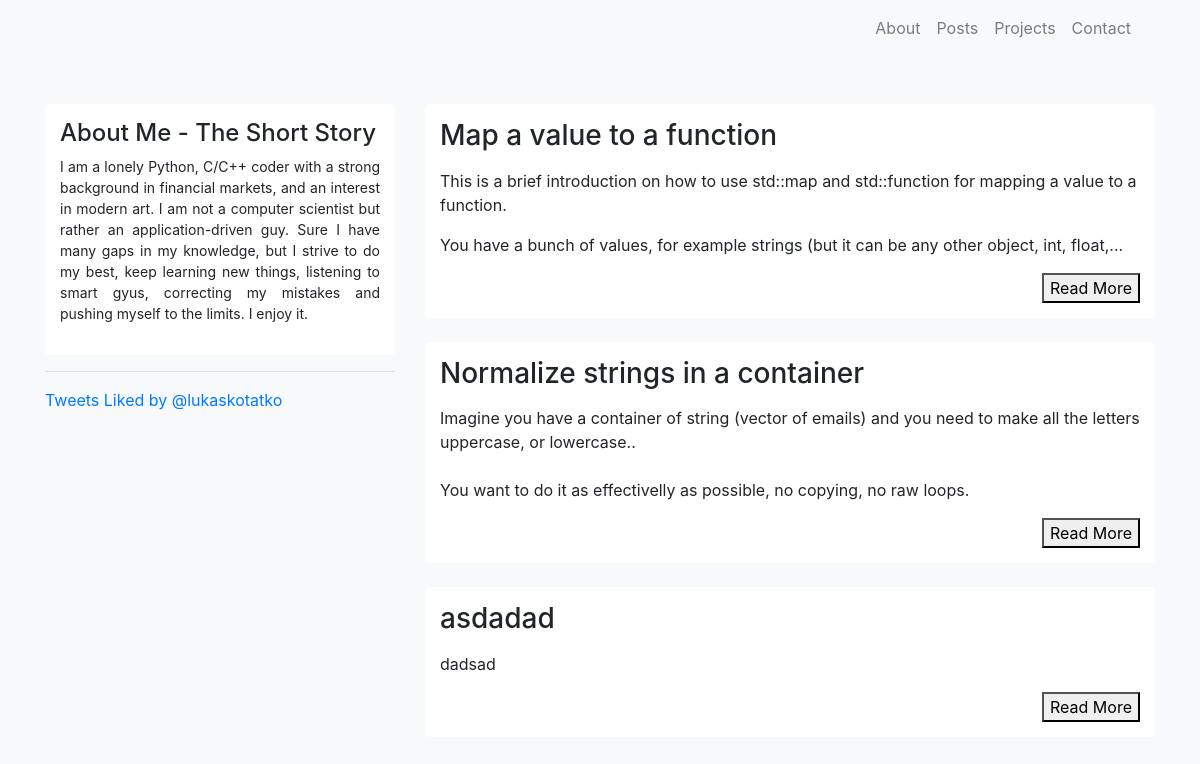
The page / on the database its author committed.
### application/models.py (models this page shows, shortened)
class PostModel(db.Model):
    __tablename__ = "posts"
    id = db.Column(db.Integer, primary_key=True)
    title = db.Column(db.String(128), unique=False, nullable=False)
    body = db.Column(db.Text, unique=False, nullable=False)
    tags = db.Column(db.Text, unique=False, nullable=True)
    time_posted = db.Column(db.DateTime, unique=False, nullable=False)

### application/routes.py (the view)
@app.route('/')
def index():
    posts = PostModel.query.all()
    return render_template("posts.html", posts=posts)

### application/templates/posts.html (shortened to what this page needs)
{% extends 'layout.html' %}
{% block content %}
<div class="row">
    <div class="container col-sm-4" style="text-align: justify">
        <div class="mycontainer">
            <h4>About Me - The Short Story</h4>
            <p class="about">I am a lonely Python, C/C++ coder with a strong background in financial markets, and an interest in modern art. I am not a computer scientist but rather an application-driven guy. Sure I have many gaps in my knowledge, but I strive to do my best, keep learning new things, listening to smart gyus, correcting my mistakes and pushing myself to the limits. I enjoy it.</p>
        </div>
        <hr>
        <div>
            <a class="twitter-timeline" data-theme="light" href="https://twitter.com/lukaskotatko/likes?ref_src=twsrc%5Etfw">Tweets Liked by @lukaskotatko</a>
        </div>
    </div>
    <div class="container col-sm-8">
        {% for post in posts %}
        <article class="mycontainer">
            <h3>{{ post.title }}</h3>
            <p>{{ post.body | safe | truncate(220) }}
            </p>
            <div style="text-align: right">
                <a href="{{ url_for('post', post_id = post.id) }}"><button class="uk-button uk-button-small">Read More</button></a>
            </div>
        </article>
        <br>
        {% endfor %}
    </div>
</div>
{% endblock %}

### application/templates/layout.html (shortened to what this page needs)
<!DOCTYPE html>
<html lang="en">
<head>
    <link rel="stylesheet" href="https://stackpath.bootstrapcdn.com/bootstrap/4.5.0/css/bootstrap.min.css">
    <link rel="stylesheet" href="https://cdn.jsdelivr.net/npm/uikit@3.4.1/dist/css/uikit.min.css" />
    <link rel="stylesheet" href="{{ url_for('static', filename='css/style.css')}}">
</head>
<body>
    {% include 'partials/navbar-top.html' %}
    <div class="container pt-5">
        {% block content %} {% endblock %}
    </div>
</body>
</body>
</html>

### application/templates/partials/navbar-top.html (shortened to what this page needs)
<div class="container">
<nav class="navbar navbar-expand-lg navbar-light bg-light">
    <div class="collapse navbar-collapse" id="navbarTogglerDemo02">
      <ul class="navbar-nav ml-auto">
        <li class="nav-item">
            <a class="nav-link" href="{{ url_for('about')}}">About</a>
          </li>
        <li class="nav-item">
          <a class="nav-link" href="{{ url_for('posts')}}">Posts</a>
        </li>
        <li class="nav-item">
            <a class="nav-link" href="{{ url_for('projects')}}">Projects</a>
        </li>
        <li class="nav-item">
            <a class="nav-link" href="{{ url_for('contact')}}">Contact</a>
        </li>
      </ul>
    </div>
  </nav>
</div>

### application/static/css/style.css (style rules this page uses)
body { background-color: #F8F9FA; }
.mycontainer { background-color: white; padding: 15px; border-radius: 5px; }
.about { font-size: 14px; }

### rows shown on the page
PostModel: title "Map a value to a function", body "This is a brief introduction on how to use std::map and std::function for mapping a value to a function. You have a bunch of values, for example strings (but it can be any other object, int, float,..."
PostModel: title "Normalize strings in a container", body "Imagine you have a container of string (vector of emails) and you need to make all the letters uppercase, or lowercase.. You want to do it as effectivelly as possible, no copying, no raw loops."
PostModel: title "asdadad", body "dadsad"
